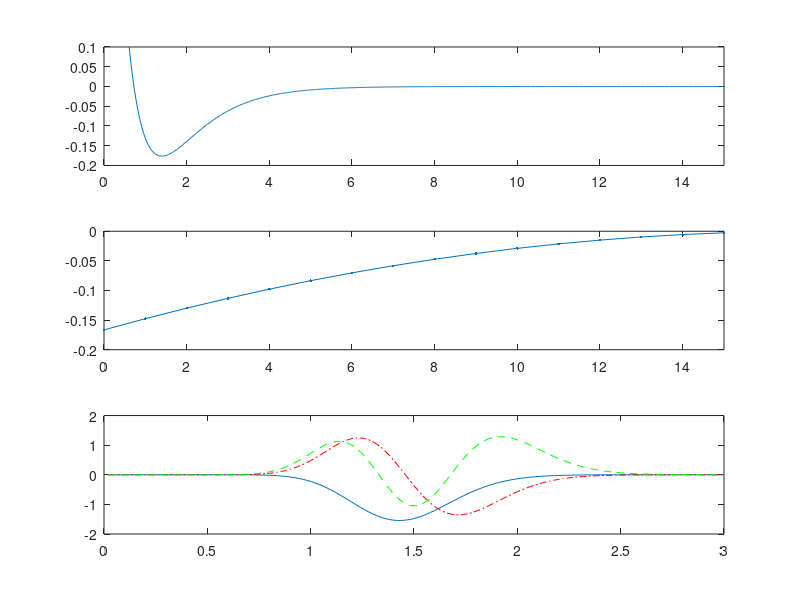

The MATLAB script that drew this image:
clear all
close all
%% parameter assignment (atomic units)
M = 1837.2;
DE = 0.17639;
BETA = 1.02423;
RE = 1.40104;
RMAX = 20.0;
N = 1000;
DELTAR = RMAX/N;
%% evenly spaced grid
r = RMAX/N:DELTAR:RMAX;
% V(r)
pot = DE*(1-exp(-BETA*(r-RE))).^2-DE;
subplot(3, 1, 1);
plot(r, pot)
axis([0 15 -0.2 0.1]);
%% Kinetic Energy Matrix
% Main diagonal
KE = diag(-2*ones(1, N));
% -1th diagonal
KE = KE + diag(ones(1, N-1), -1);
% 1th diagonal
KE = KE + diag(ones(1, N-1), 1);
% constants
prefactor = (-1/M)*(1/(RMAX/N)^2);
t = prefactor*KE; %%
%% Potential Energy Matrix
v = diag(pot);
h = t+v;
%% eigenfunctions
% vs vibrational quantum numbers
[s, e] = eig(h);
vs = 0:length(e)-1;
subplot(3, 1, 2);
plot(vs, diag(e), '.-')
axis([0 15 -0.2 0]);
% Normalisation
s = s*(1/sqrt(RMAX/N));
% Plot first 3 W.Fs fig.3 on assignment
subplot(3, 1, 3);
plot(r, s(:, 1));
hold on 
plot(r, s(:, 2), '-.r');
hold on
plot(r, s(:, 3), '--g');
axis([0 3 -2 2])